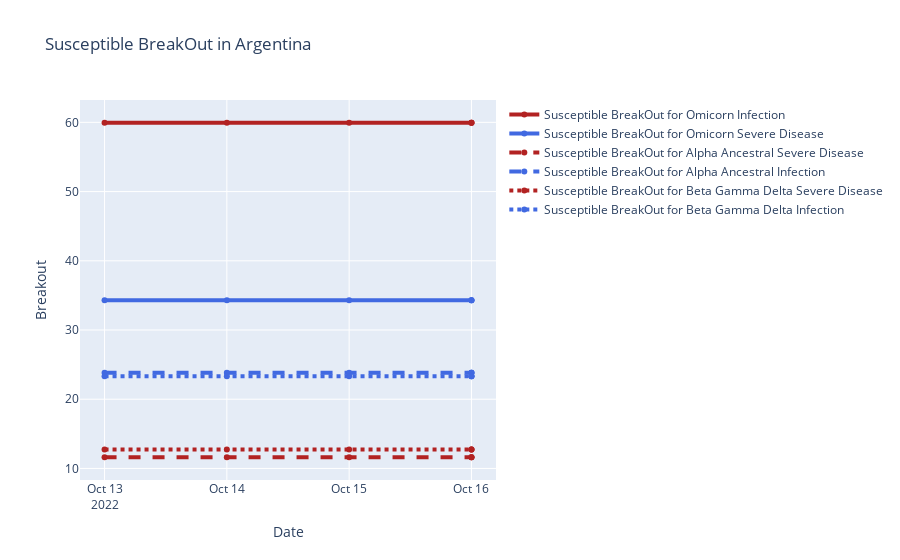

The notebook cell this image was saved under:
### Code cell
import plotly.graph_objects as go

# Add data
# month = ['January', 'February', 'March', 'April', 'May', 'June', 'July',
#          'August', 'September', 'October', 'November', 'December']
# high_2000 = [32.5, 37.6, 49.9, 53.0, 69.1, 75.4, 76.5, 76.6, 70.7, 60.6, 45.1, 29.3]
# low_2000 = [13.8, 22.3, 32.5, 37.2, 49.9, 56.1, 57.7, 58.3, 51.2, 42.8, 31.6, 15.9]
# high_2007 = [36.5, 26.6, 43.6, 52.3, 71.5, 81.4, 80.5, 82.2, 76.0, 67.3, 46.1, 35.0]
# low_2007 = [23.6, 14.0, 27.0, 36.8, 47.6, 57.7, 58.9, 61.2, 53.3, 48.5, 31.0, 23.6]
# high_2014 = [28.8, 28.5, 37.0, 56.8, 69.7, 79.7, 78.5, 77.8, 74.1, 62.6, 45.3, 39.9]
# low_2014 = [12.7, 14.3, 18.6, 35.5, 49.9, 58.0, 60.0, 58.6, 51.7, 45.2, 32.2, 29.1]

df = merged_data.query("Country=='Argentina'")


fig = go.Figure()
# Create and style traces
fig.add_trace(go.Scatter(x=df['Date'], y=df['Susceptible_BreakOut_for_Omicorn_Infection'], name='Susceptible BreakOut for Omicorn Infection',
                         line=dict(color='firebrick', width=4)))

fig.add_trace(go.Scatter(x=df['Date'], y=df['Susceptible_BreakOut_for_Omicorn_Severe_Disease'], name = 'Susceptible BreakOut for Omicorn Severe Disease',
                         line=dict(color='royalblue', width=4)))

fig.add_trace(go.Scatter(x=df['Date'], y=df['Susceptible_BreakOut_for_Alpha_Ancestral_Severe_Disease'], name='Susceptible BreakOut for Alpha Ancestral Severe Disease',
                         line=dict(color='firebrick', width=4,
                              dash='dash') # dash options include 'dash', 'dot', and 'dashdot'
))
fig.add_trace(go.Scatter(x=df['Date'], y=df['Susceptible_BreakOut_for_Alpha_Ancestral_Infection'], name='Susceptible BreakOut for Alpha Ancestral Infection',
                         line = dict(color='royalblue', width=4, dash='dash')))

fig.add_trace(go.Scatter(x=df['Date'], y=df['Susceptible_BreakOut_for_Beta_Gamma_Delta_Severe_Disease'], name='Susceptible BreakOut for Beta Gamma Delta Severe Disease',
                         line = dict(color='firebrick', width=4, dash='dot')))

fig.add_trace(go.Scatter(x=df['Date'], y=df['Susceptible_BreakOut_for_Beta_Gamma_Delta_Infection'], name='Susceptible BreakOut for Beta Gamma Delta Infection',
                         line=dict(color='royalblue', width=4, dash='dot')))

# Edit the layout
fig.update_layout(title='Susceptible BreakOut in Argentina',
                   xaxis_title='Date',
                   yaxis_title='Breakout')


fig.show()

### Figure 1 — Plotly figure (JSON) as saved in the notebook; plotly's stock layout.template omitted (floating-point values rounded to 4 significant figures)
{"data": [{"line": {"color": "firebrick", "width": 4}, "name": "Susceptible BreakOut for Omicorn Infection", "type": "scatter", "x": ["2022-10-13T00:00:00", "2022-10-14T00:00:00", "2022-10-15T00:00:00", "2022-10-16T00:00:00", "2022-10-16T00:00:00", "2022-10-16T00:00:00"], "y": [59.94, 59.94, 59.94, 59.94, 59.94, 59.94]}, {"line": {"color": "royalblue", "width": 4}, "name": "Susceptible BreakOut for Omicorn Severe Disease", "type": "scatter", "x": ["2022-10-13T00:00:00", "2022-10-14T00:00:00", "2022-10-15T00:00:00", "2022-10-16T00:00:00", "2022-10-16T00:00:00", "2022-10-16T00:00:00"], "y": [34.28, 34.28, 34.28, 34.28, 34.28, 34.28]}, {"line": {"color": "firebrick", "dash": "dash", "width": 4}, "name": "Susceptible BreakOut for Alpha Ancestral Severe Disease", "type": "scatter", "x": ["2022-10-13T00:00:00", "2022-10-14T00:00:00", "2022-10-15T00:00:00", "2022-10-16T00:00:00", "2022-10-16T00:00:00", "2022-10-16T00:00:00"], "y": [11.62, 11.62, 11.62, 11.62, 11.62, 11.62]}, {"line": {"color": "royalblue", "dash": "dash", "width": 4}, "name": "Susceptible BreakOut for Alpha Ancestral Infection", "type": "scatter", "x": ["2022-10-13T00:00:00", "2022-10-14T00:00:00", "2022-10-15T00:00:00", "2022-10-16T00:00:00", "2022-10-16T00:00:00", "2022-10-16T00:00:00"], "y": [23.83, 23.83, 23.83, 23.83, 23.83, 23.83]}, {"line": {"color": "firebrick", "dash": "dot", "width": 4}, "name": "Susceptible BreakOut for Beta Gamma Delta Severe Disease", "type": "scatter", "x": ["2022-10-13T00:00:00", "2022-10-14T00:00:00", "2022-10-15T00:00:00", "2022-10-16T00:00:00", "2022-10-16T00:00:00", "2022-10-16T00:00:00"], "y": [12.73, 12.73, 12.73, 12.73, 12.73, 12.73]}, {"line": {"color": "royalblue", "dash": "dot", "width": 4}, "name": "Susceptible BreakOut for Beta Gamma Delta Infection", "type": "scatter", "x": ["2022-10-13T00:00:00", "2022-10-14T00:00:00", "2022-10-15T00:00:00", "2022-10-16T00:00:00", "2022-10-16T00:00:00", "2022-10-16T00:00:00"], "y": [23.3, 23.3, 23.3, 23.3, 23.3, 23.3]}], "layout": {"title": {"text": "Susceptible BreakOut in Argentina"}, "xaxis": {"title": {"text": "Date"}}, "yaxis": {"title": {"text": "Breakout"}}}}
